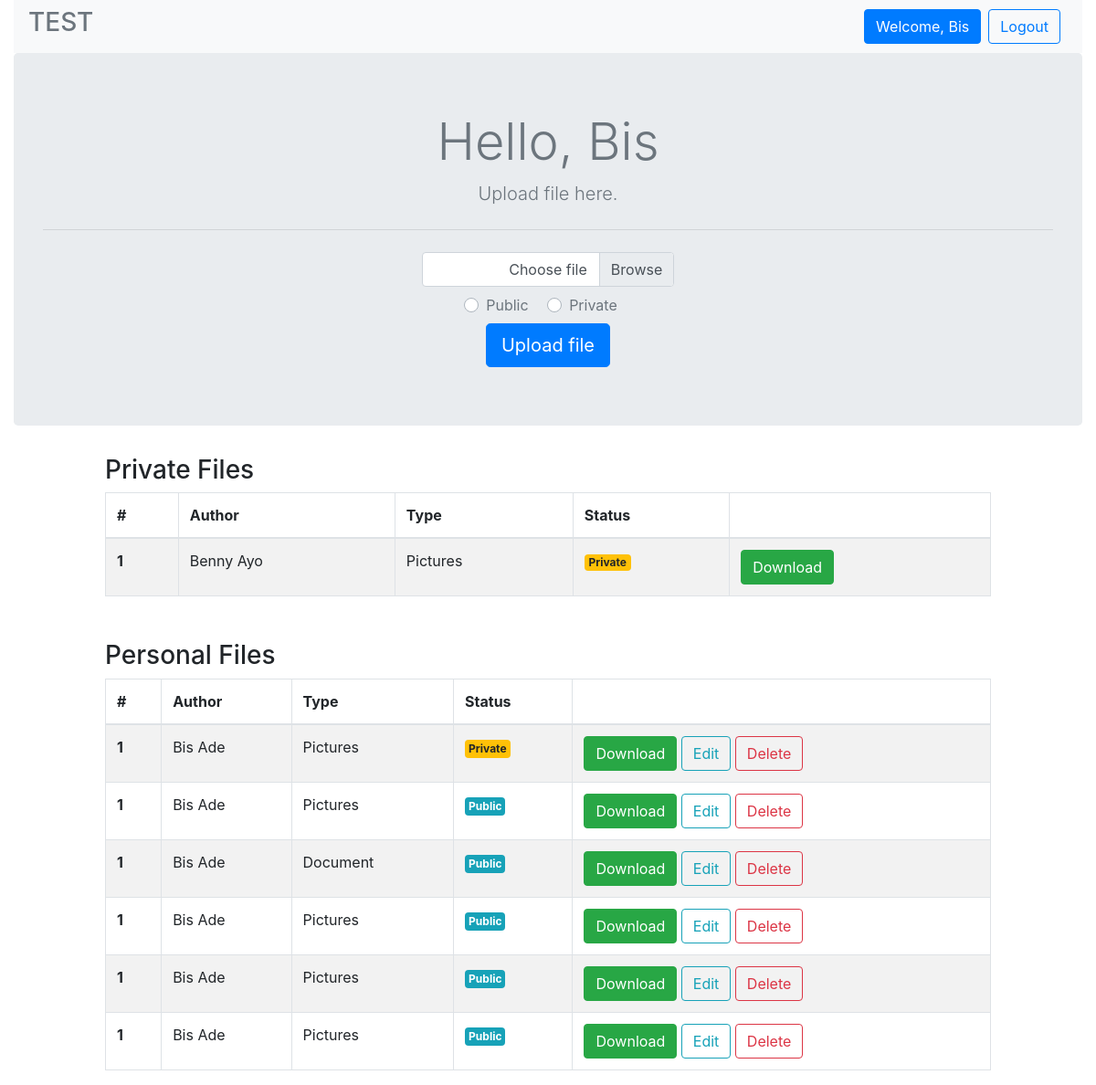
The page /profile.php?status=loggedin (signed in) on the database its author committed.
### tables this page shows
CREATE TABLE `users` (
  `id` bigint(20) UNSIGNED NOT NULL,
  `firstname` varchar(255) NOT NULL,
  `lastname` varchar(255) NOT NULL,
  `email` varchar(255) NOT NULL,
  `pwd` varchar(255) NOT NULL
);

CREATE TABLE `sharedusers` (
  `id` bigint(20) UNSIGNED NOT NULL,
  `user_id` bigint(20) UNSIGNED NOT NULL,
  `shareduser_id` bigint(20) UNSIGNED NOT NULL,
  `file_id` bigint(20) UNSIGNED NOT NULL
);

CREATE TABLE `files` (
  `id` bigint(20) UNSIGNED NOT NULL,
  `users_id` bigint(20) UNSIGNED NOT NULL,
  `file_location` varchar(255) NOT NULL,
  `file_type` enum('public','private') NOT NULL DEFAULT 'public',
  `file_format` varchar(50) DEFAULT NULL
);

### utility.php (called while the page is built, shortened)
<?php
class utility
{
	function __construct()
	{
		$this->conn = new Mysqli('localhost','root','','testing');
	}
}
?>

### user.php (called while the page is built, shortened)
<?php
    require("utility.php");
    class User extends utility
    {
        function getDetail($id)
        {
            $sql = "SELECT * FROM users WHERE id = '$id'";
            $result = $this->conn->query($sql);
            if ($result->num_rows > 0) {
                $row = $result->fetch_assoc();
            }
            return $row;
        }
    }
?>

### file.php (called while the page is built, shortened)
<?php
    class File
    {
        protected $conn;
        function __construct()
        {
            $this->conn = new Mysqli('localhost','root','','testing');
        }
        public function personalFiles($userid)
        {
            $sql = "SELECT users.firstname, users.lastname,files.id, files.file_type,files.file_format, files.file_location FROM files
            INNER JOIN users ON users.id = files.users_id
            WHERE users_id = '$userid'";
            $result = $this->conn->query($sql);
            $items=[];
            if ($result->num_rows > 0) {
                while ($row = $result->fetch_assoc()) {
                    $items[] = $row;
                }
            }
            return $items;
        }
        function displayprivateFiles($userid)
        {
            $sql = "SELECT users.firstname, users.lastname, sharedusers.shareduser_id, files.file_type, files.file_format, files.file_location, files.id FROM sharedusers
                    INNER JOIN users ON users.id = sharedusers.user_id
                    INNER JOIN files ON files.id = sharedusers.file_id
                    WHERE sharedusers.shareduser_id  = '$userid'";
                    $result = $this->conn->query($sql);
                    $items=[];
                    if ($result->num_rows > 0) {
                        while ($row = $result->fetch_assoc()) {
                            $items[] = $row;
                        }
                    }
                    return $items;
        }
    }
?>

### profile.php (the view, shortened to what this page needs)
<?php
    require ("user.php");
    require ("file.php");
    $obj = new User;
    $res = new File;
    if (isset($_GET['id']) and !isset($_SESSION['user'])) {
        $viewuserfiles = $res->viewuser($_GET['id']);
    }elseif (isset($_GET['id']) and isset($_SESSION['user']) !== isset($_GET['id'])) {
        $viewuserfiles = $res->viewuser($_GET['id']);
    }elseif (isset($_SESSION['user']) || isset($_SESSION['user']) == (isset($_GET['id']))) {
        $personalFiles  = $res->personalFiles($_SESSION['user']);
        $detail = $obj->getDetail($_SESSION['user']);
        $privatefiles = $res->displayprivateFiles($_SESSION['user']);
    } else{
        header("location: index.php");
    }
?>
<!DOCTYPE html>
<html lang="en">
<head>
    <link rel="stylesheet" href="https://cdn.jsdelivr.net/npm/bootstrap@4.5.3/dist/css/bootstrap.min.css"
>
</head>
<body>
    <div class="container-fluid">
        <div class="row">
            <div class="col-12">
                <nav class="navbar navbar-expand-lg navbar-light bg-light">
                    <a class=" h3 text-secondary" href="index.php">TEST</a>
                    <div class="collapse navbar-collapse " id="navbarNav">
                        <ul class="navbar-nav ml-auto">
                            <?php if (isset($_SESSION['user'])) { ?>
                            <li class="nav-item">
                                <a class=" btn btn-primary" href="profile.php">Welcome,
                                    <?php echo ucfirst($detail['firstname']) ?></a>
                            </li>
                            <li class="nav-item mx-2">
                                <a class=" btn btn-outline-primary" href="logout.php">Logout</a>
                            </li>
                            <?php } ?>
                        </ul>
                    </div>
                </nav>
            </div>
            <div class="col-12">
                <div class="jumbotron bg-mute text-secondary text-center">
                    <h1 class="display-4">Hello,
                        <?php if(isset($_SESSION['user'])){ echo ucfirst($detail['firstname']); } else{?>
                        User <?php }?>
                    </h1>
                    <?php if (isset($_SESSION['user'])) {?>
                    <p class="lead">Upload file here.</p>
                    <hr class="my-4">
                    <form action="uploadflow.php" method="post" enctype="multipart/form-data">
                        <div class="form-row ">
                            <div class="col-12">
                                <div class="custom-file w-25">
                                    <label class="custom-file-label" for="customFile">Choose file</label>
                                </div>
                            </div>
                            <div class="col-12 my-2">
                                <div class="custom-control custom-radio custom-control-inline">
                                    <label class="custom-control-label" for="public">Public</label>
                                </div>
                                <div class="custom-control custom-radio custom-control-inline">
                                    <label class="custom-control-label" for="private">Private</label>
                                </div>
                            </div>
                        </div>
                        <button type="submit" class="btn btn-primary btn-lg">Upload file</button>
                    </form>
                    <?php } ?>
                </div>
            </div>
            <div class="col-10 mx-auto">
                <?php if (isset($_GET['id']) and !isset($_SESSION['user'])) {?>
                <?php if (!empty($viewuserfiles)) { ?>
                <h3 class="mt-5">Personal Files</h3>
                <table class="table table-striped table-bordered ">
                    <thead>
                        <tr>
                            <th scope="col">#</th>
                            <th scope="col">Author</th>
                            <th scope="col">Type</th>
                            <th scope="col">Status</th>
                            <th scope="col"></th>
                        </tr>
                    </thead>
                    <tbody>
                        <?php
                        foreach ($viewuserfiles as $key => $viewuserfile) {?>
                        <tr>
                            <th scope="row">1</th>
                            <td><?php echo ucfirst($viewuserfile['firstname'] . ' ' . ucfirst($viewuserfile['lastname'])) ?>
                            </td>
                            <td><?php echo ucfirst($viewuserfile['file_format']) ?></td>
                            <td>
                                <span class="badge badge-info p-1
                                <?php
                                    if ($viewuserfile['file_type'] == 'private') {
                                        echo 'badge-warning';
                                    }else {
                                        echo 'badge-info';
                                    }
                                ?>
                                "><?php echo ucfirst($viewuserfile['file_type']) ?></span>
                            </td>
                            <td>
                                <a href="downloadflow.php?location=<?php echo $viewuserfile["file_location"]?>"
                                    onclick="return confirm('Are you sure?')" class="btn btn-success">Download</a>
                            </td>
                        </tr>
                        <?php } ?>
                    </tbody>
                </table>
                <?php } else{?>
                <div class="alert alert-primary" role="alert">
                    No file available
                </div>
                <?php }}elseif (isset($_GET['id']) and $_SESSION['user'] !== ($_GET['id'])) {?>
                <?php if (!empty($viewuserfiles)) { ?>
                <h3 class="mt-5">Personal Files</h3>
                <table class="table table-striped table-bordered ">
                    <thead>
                        <tr>
                            <th scope="col">#</th>
                            <th scope="col">Author</th>
                            <th scope="col">Type</th>
                            <th scope="col">Status</th>
                            <th scope="col"></th>
                        </tr>
                    </thead>
                    <tbody>
                        <?php
                        foreach ($viewuserfiles as $key => $viewuserfile) {?>
                        <tr>
                            <th scope="row">1</th>
                            <td> <?php echo ucfirst($viewuserfile['firstname'] . ' ' . ucfirst($viewuserfile['lastname'])) ?>
                            </td>
                            <td><?php echo ucfirst($viewuserfile['file_format']) ?></td>
                            <td>
                                <span class="badge badge-info p-1
                                <?php
                                    if ($viewuserfile['file_type'] == 'private') {
                                        echo 'badge-warning';
                                    }else {
                                        echo 'badge-info';
                                    }
                                ?>
                                "><?php echo ucfirst($viewuserfile['file_type']) ?></span>
                            </td>
                            <td>
                                <a href="downloadflow.php?location=<?php echo $viewuserfile["file_location"]?>"
                                    onclick="return confirm('Are you sure?')" class="btn btn-success">Download</a>
                            </td>
                        </tr>
                        <?php } ?>
                    </tbody>
                </table>
                <?php } else{?>
                <div class="alert alert-primary" role="alert">
                    No file available
                </div>
                <?php }}elseif(isset($_SESSION['user']) || $_SESSION['user'] == $_GET['id']){ ?>
                <h3>Private Files</h3>
                <?php if (!empty($privatefiles)) { ?>
                <table class="table table-striped table-bordered ">
                    <thead>
                        <tr>
                            <th scope="col">#</th>
                            <th scope="col">Author</th>
                            <th scope="col">Type</th>
                            <th scope="col">Status</th>
                            <th scope="col"></th>
                        </tr>
                    </thead>
                    <tbody>
                        <?php
                        foreach ($privatefiles as $key => $privatefile) {?>
                        <tr>
                            <th scope="row">1</th>
                            <td><?php echo ucfirst($privatefile['firstname'] . ' ' . ucfirst($privatefile['lastname'])) ?>
                            </td>
                            <td><?php echo ucfirst($privatefile['file_format']) ?></td>
                            <td>
                                <span
                                    class="badge badge-warning"><?php echo ucfirst($privatefile['file_type']) ?></span>
                            </td>
                            <td>
                                <a href="downloadflow.php?location=<?php echo $privatefile["file_location"]?>"
                                    onclick="return confirm('Are you sure?')" class="btn btn-success">Download</a>
                            </td>
                        </tr>
                        <?php } ?>
                    </tbody>
                </table>
                <?php } else{?>
                <div class="alert alert-primary" role="alert">
                    No file available
                </div>
                <?php }?>
                <?php if (!empty($personalFiles)) { ?>
                <h3 class="mt-5">Personal Files</h3>
                <table class="table table-striped table-bordered ">
                    <thead>
                        <tr>
                            <th scope="col">#</th>
                            <th scope="col">Author</th>
                            <th scope="col">Type</th>
                            <th scope="col">Status</th>
                            <th scope="col"></th>
                        </tr>
                    </thead>
                    <tbody>
                        <?php
                        foreach ($personalFiles as $key => $personalFile) {?>
                        <tr>
                            <th scope="row">1</th>
                            <td><?php echo ucfirst($personalFile['firstname'] . ' ' . ucfirst($personalFile['lastname'])) ?>
                            </td>
                            <td><?php echo ucfirst($personalFile['file_format']) ?></td>
                            <td>
                                <span class="badge badge-info p-1
                                <?php
                                    if ($personalFile['file_type'] == 'private') {
                                        echo 'badge-warning';
                                    }else {
                                        echo 'badge-info';
                                    }
                                ?>
                                "><?php echo ucfirst($personalFile['file_type']) ?></span>
                            </td>
                            <td>
                                <a href="downloadflow.php?location=<?php echo $personalFile["file_location"]?>"
                                    onclick="return confirm('Are you sure?')" class="btn btn-success">Download</a>
                                <?php if(isset($_SESSION['user'])) {?>
                                <a href="edit.php?id=<?php echo $personalFile['id']; ?>"
                                    class="btn btn-outline-info">Edit</a>
                                <a href="deleteflow.php?id=<?php echo $personalFile['id'] ?>&location=<?php echo $personalFile["file_location"]?>"
                                    onclick="return confirm('Are you sure?')" class="btn btn-outline-danger">Delete</a>
                                <?php }?>
                            </td>
                        </tr>
                        <?php } ?>
                    </tbody>
                </table>
                <?php } else{?>
                <div class="alert alert-primary" role="alert">
                    No file available
                </div>
                <?php }}?>
            </div>
        </div>
    </div>
</body>
</html>

### rows shown on the page
users: firstname "Bis"
sharedusers: user.lastname "Benny Ayo", file.file_format "Pictures", file.file_type "Private"
files: users.lastname "Bis Ade", file_format "Pictures", file_type "Private"
files: users.lastname "Bis Ade", file_format "Pictures", file_type "Public"
files: users.lastname "Bis Ade", file_format "Document", file_type "Public"
files: users.lastname "Bis Ade", file_format "Pictures", file_type "Public"
files: users.lastname "Bis Ade", file_format "Pictures", file_type "Public"
files: users.lastname "Bis Ade", file_format "Pictures", file_type "Public"
